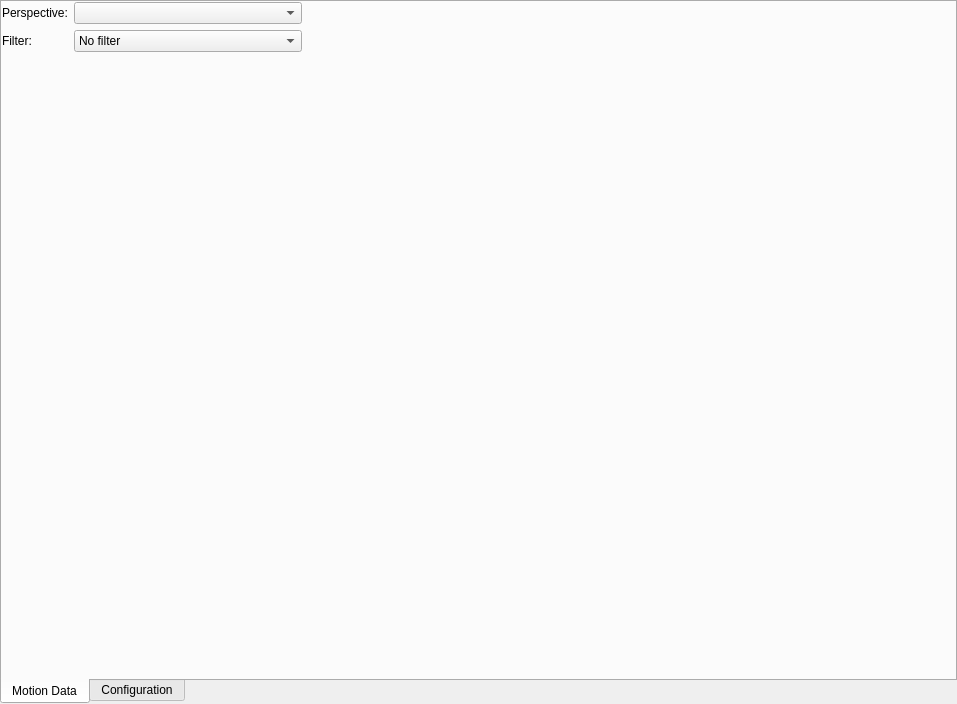
<?xml version="1.0" encoding="UTF-8"?>
<ui version="4.0">
 <class>DataSourceWidget</class>
 <widget class="QTabWidget" name="DataSourceWidget">
  <property name="geometry">
   <rect>
    <x>0</x>
    <y>0</y>
    <width>957</width>
    <height>704</height>
   </rect>
  </property>
  <property name="windowTitle">
   <string>TabWidget</string>
  </property>
  <property name="tabPosition">
   <enum>QTabWidget::South</enum>
  </property>
  <property name="currentIndex">
   <number>0</number>
  </property>
  <widget class="QWidget" name="motionDataTab">
   <attribute name="icon">
    <iconset resource="hmdbCommunicationIcons.qrc">
     <normaloff>:/hmdbCommunication/icons/zdalne.png</normaloff>:/hmdbCommunication/icons/zdalne.png</iconset>
   </attribute>
   <attribute name="title">
    <string>Motion Data</string>
   </attribute>
   <layout class="QHBoxLayout" name="horizontalLayout_3">
    <property name="margin">
     <number>0</number>
    </property>
    <item>
     <widget class="QWidget" name="dataViewWidget" native="true">
      <property name="sizePolicy">
       <sizepolicy hsizetype="Fixed" vsizetype="Preferred">
        <horstretch>0</horstretch>
        <verstretch>0</verstretch>
       </sizepolicy>
      </property>
      <property name="minimumSize">
       <size>
        <width>300</width>
        <height>0</height>
       </size>
      </property>
      <property name="maximumSize">
       <size>
        <width>300</width>
        <height>16777215</height>
       </size>
      </property>
      <layout class="QVBoxLayout" name="verticalLayout_6">
       <property name="margin">
        <number>0</number>
       </property>
       <item>
        <layout class="QHBoxLayout" name="horizontalLayout_5">
         <property name="sizeConstraint">
          <enum>QLayout::SetFixedSize</enum>
         </property>
         <item>
          <layout class="QFormLayout" name="formLayout_3">
           <item row="0" column="0">
            <widget class="QLabel" name="perspectiveLabel">
             <property name="text">
              <string>Perspective:</string>
             </property>
            </widget>
           </item>
           <item row="0" column="1">
            <widget class="QComboBox" name="perspectiveComboBox"/>
           </item>
           <item row="1" column="0">
            <widget class="QLabel" name="filterLabel">
             <property name="text">
              <string>Filter:</string>
             </property>
            </widget>
           </item>
           <item row="1" column="1">
            <widget class="QComboBox" name="filterComboBox">
             <item>
              <property name="text">
               <string>No filter</string>
              </property>
             </item>
            </widget>
           </item>
          </layout>
         </item>
        </layout>
       </item>
      </layout>
     </widget>
    </item>
    <item>
     <widget class="QWidget" name="patientCardPlaceholerWidget" native="true"/>
    </item>
    <item>
     <spacer name="horizontalSpacer_2">
      <property name="orientation">
       <enum>Qt::Horizontal</enum>
      </property>
      <property name="sizeHint" stdset="0">
       <size>
        <width>40</width>
        <height>20</height>
       </size>
      </property>
     </spacer>
    </item>
   </layout>
  </widget>
  <widget class="QWidget" name="configTab">
   <attribute name="icon">
    <iconset>
     <normaloff>:/hmdbCommunication/icons/OperacjeP.png</normaloff>:/hmdbCommunication/icons/OperacjeP.png</iconset>
   </attribute>
   <attribute name="title">
    <string>Configuration</string>
   </attribute>
   <layout class="QHBoxLayout" name="horizontalLayout_4">
    <item>
     <widget class="QWidget" name="configPlaceholderWidget" native="true">
      <property name="sizePolicy">
       <sizepolicy hsizetype="Fixed" vsizetype="Preferred">
        <horstretch>0</horstretch>
        <verstretch>0</verstretch>
       </sizepolicy>
      </property>
      <property name="minimumSize">
       <size>
        <width>260</width>
        <height>0</height>
       </size>
      </property>
      <property name="maximumSize">
       <size>
        <width>260</width>
        <height>16777215</height>
       </size>
      </property>
      <layout class="QVBoxLayout" name="verticalLayout_4">
       <property name="leftMargin">
        <number>9</number>
       </property>
       <property name="topMargin">
        <number>9</number>
       </property>
       <property name="rightMargin">
        <number>6</number>
       </property>
       <property name="bottomMargin">
        <number>6</number>
       </property>
       <item>
        <widget class="QToolBox" name="toolBox">
         <property name="sizePolicy">
          <sizepolicy hsizetype="Preferred" vsizetype="Fixed">
           <horstretch>0</horstretch>
           <verstretch>0</verstretch>
          </sizepolicy>
         </property>
         <property name="minimumSize">
          <size>
           <width>0</width>
           <height>300</height>
          </size>
         </property>
         <property name="maximumSize">
          <size>
           <width>16777215</width>
           <height>260</height>
          </size>
         </property>
         <property name="currentIndex">
          <number>0</number>
         </property>
         <widget class="QWidget" name="loginPage">
          <property name="geometry">
           <rect>
            <x>0</x>
            <y>0</y>
            <width>245</width>
            <height>192</height>
           </rect>
          </property>
          <attribute name="label">
           <string>Login</string>
          </attribute>
          <layout class="QVBoxLayout" name="verticalLayout">
           <item>
            <layout class="QFormLayout" name="formLayout">
             <item row="0" column="0">
              <widget class="QLabel" name="userLabel">
               <property name="sizePolicy">
                <sizepolicy hsizetype="Preferred" vsizetype="Preferred">
                 <horstretch>0</horstretch>
                 <verstretch>0</verstretch>
                </sizepolicy>
               </property>
               <property name="text">
                <string>User:</string>
               </property>
              </widget>
             </item>
             <item row="0" column="1">
              <widget class="QLineEdit" name="userEdit">
               <property name="sizePolicy">
                <sizepolicy hsizetype="Expanding" vsizetype="Fixed">
                 <horstretch>0</horstretch>
                 <verstretch>0</verstretch>
                </sizepolicy>
               </property>
              </widget>
             </item>
             <item row="1" column="0">
              <widget class="QLabel" name="passwordLabel">
               <property name="text">
                <string>Password:</string>
               </property>
              </widget>
             </item>
             <item row="1" column="1">
              <widget class="QLineEdit" name="passwordEdit">
               <property name="sizePolicy">
                <sizepolicy hsizetype="Expanding" vsizetype="Fixed">
                 <horstretch>0</horstretch>
                 <verstretch>0</verstretch>
                </sizepolicy>
               </property>
               <property name="echoMode">
                <enum>QLineEdit::Password</enum>
               </property>
              </widget>
             </item>
             <item row="2" column="1">
              <widget class="QCheckBox" name="rememberMeCheckBox">
               <property name="text">
                <string>Remember me</string>
               </property>
              </widget>
             </item>
            </layout>
           </item>
           <item>
            <layout class="QHBoxLayout" name="horizontalLayout">
             <item>
              <widget class="QPushButton" name="loginButton">
               <property name="sizePolicy">
                <sizepolicy hsizetype="Fixed" vsizetype="Fixed">
                 <horstretch>0</horstretch>
                 <verstretch>0</verstretch>
                </sizepolicy>
               </property>
               <property name="text">
                <string>Logon</string>
               </property>
               <property name="autoDefault">
                <bool>true</bool>
               </property>
               <property name="default">
                <bool>true</bool>
               </property>
              </widget>
             </item>
             <item>
              <spacer name="horizontalSpacer">
               <property name="orientation">
                <enum>Qt::Horizontal</enum>
               </property>
               <property name="sizeType">
                <enum>QSizePolicy::Expanding</enum>
               </property>
               <property name="sizeHint" stdset="0">
                <size>
                 <width>13</width>
                 <height>20</height>
                </size>
               </property>
              </spacer>
             </item>
             <item>
              <widget class="QPushButton" name="loginRecoveryButton">
               <property name="sizePolicy">
                <sizepolicy hsizetype="Fixed" vsizetype="Fixed">
                 <horstretch>0</horstretch>
                 <verstretch>0</verstretch>
                </sizepolicy>
               </property>
               <property name="text">
                <string>Login Recovery</string>
               </property>
              </widget>
             </item>
            </layout>
           </item>
           <item>
            <widget class="QCheckBox" name="localLogin">
             <property name="text">
              <string>Local login only</string>
             </property>
            </widget>
           </item>
           <item>
            <widget class="QProgressBar" name="loginProgressBar">
             <property name="sizePolicy">
              <sizepolicy hsizetype="Expanding" vsizetype="Fixed">
               <horstretch>0</horstretch>
               <verstretch>0</verstretch>
              </sizepolicy>
             </property>
             <property name="maximum">
              <number>0</number>
             </property>
             <property name="value">
              <number>-1</number>
             </property>
             <property name="textVisible">
              <bool>false</bool>
             </property>
             <property name="invertedAppearance">
              <bool>false</bool>
             </property>
            </widget>
           </item>
           <item>
            <spacer name="verticalSpacer">
             <property name="orientation">
              <enum>Qt::Vertical</enum>
             </property>
             <property name="sizeHint" stdset="0">
              <size>
               <width>20</width>
               <height>86</height>
              </size>
             </property>
            </spacer>
           </item>
          </layout>
         </widget>
         <widget class="QWidget" name="registrationPage">
          <property name="geometry">
           <rect>
            <x>0</x>
            <y>0</y>
            <width>194</width>
            <height>201</height>
           </rect>
          </property>
          <attribute name="label">
           <string>Registration</string>
          </attribute>
          <layout class="QVBoxLayout" name="verticalLayout_2">
           <item>
            <layout class="QFormLayout" name="formLayout_2">
             <item row="0" column="0">
              <widget class="QLabel" name="regLoginLabel">
               <property name="text">
                <string>Login:</string>
               </property>
              </widget>
             </item>
             <item row="0" column="1">
              <widget class="QLineEdit" name="regLoginEdit"/>
             </item>
             <item row="1" column="0">
              <widget class="QLabel" name="regPassLabel">
               <property name="text">
                <string>Password:</string>
               </property>
              </widget>
             </item>
             <item row="1" column="1">
              <widget class="QLineEdit" name="regPassEdit">
               <property name="echoMode">
                <enum>QLineEdit::Password</enum>
               </property>
              </widget>
             </item>
             <item row="2" column="0">
              <widget class="QLabel" name="regRepPassLabel">
               <property name="text">
                <string>Repeat password:</string>
               </property>
              </widget>
             </item>
             <item row="2" column="1">
              <widget class="QLineEdit" name="regRepPassEdit">
               <property name="echoMode">
                <enum>QLineEdit::Password</enum>
               </property>
              </widget>
             </item>
             <item row="3" column="0">
              <widget class="QLabel" name="nameLabel">
               <property name="text">
                <string>Name:</string>
               </property>
              </widget>
             </item>
             <item row="3" column="1">
              <widget class="QLineEdit" name="nameEdit">
               <property name="sizePolicy">
                <sizepolicy hsizetype="Expanding" vsizetype="Fixed">
                 <horstretch>0</horstretch>
                 <verstretch>0</verstretch>
                </sizepolicy>
               </property>
              </widget>
             </item>
             <item row="4" column="0">
              <widget class="QLabel" name="surnameLabel">
               <property name="text">
                <string>Surname:</string>
               </property>
              </widget>
             </item>
             <item row="4" column="1">
              <widget class="QLineEdit" name="surnameEdit">
               <property name="sizePolicy">
                <sizepolicy hsizetype="Expanding" vsizetype="Fixed">
                 <horstretch>0</horstretch>
                 <verstretch>0</verstretch>
                </sizepolicy>
               </property>
              </widget>
             </item>
             <item row="5" column="0">
              <widget class="QLabel" name="emailLabel">
               <property name="text">
                <string>E-mail:</string>
               </property>
              </widget>
             </item>
             <item row="5" column="1">
              <widget class="QLineEdit" name="emailEdit">
               <property name="sizePolicy">
                <sizepolicy hsizetype="Expanding" vsizetype="Fixed">
                 <horstretch>0</horstretch>
                 <verstretch>0</verstretch>
                </sizepolicy>
               </property>
              </widget>
             </item>
            </layout>
           </item>
           <item>
            <layout class="QHBoxLayout" name="horizontalLayout_2">
             <item>
              <widget class="QPushButton" name="sendRequestButton">
               <property name="sizePolicy">
                <sizepolicy hsizetype="Fixed" vsizetype="Fixed">
                 <horstretch>0</horstretch>
                 <verstretch>0</verstretch>
                </sizepolicy>
               </property>
               <property name="text">
                <string>Send request</string>
               </property>
              </widget>
             </item>
             <item>
              <spacer name="horizontalSpacer_3">
               <property name="orientation">
                <enum>Qt::Horizontal</enum>
               </property>
               <property name="sizeType">
                <enum>QSizePolicy::Preferred</enum>
               </property>
               <property name="sizeHint" stdset="0">
                <size>
                 <width>0</width>
                 <height>0</height>
                </size>
               </property>
              </spacer>
             </item>
             <item>
              <widget class="QProgressBar" name="registrationProgressBar">
               <property name="sizePolicy">
                <sizepolicy hsizetype="Expanding" vsizetype="Fixed">
                 <horstretch>0</horstretch>
                 <verstretch>0</verstretch>
                </sizepolicy>
               </property>
               <property name="maximum">
                <number>0</number>
               </property>
               <property name="value">
                <number>-1</number>
               </property>
               <property name="textVisible">
                <bool>false</bool>
               </property>
               <property name="invertedAppearance">
                <bool>false</bool>
               </property>
              </widget>
             </item>
            </layout>
           </item>
          </layout>
         </widget>
         <widget class="QWidget" name="activationPage">
          <property name="geometry">
           <rect>
            <x>0</x>
            <y>0</y>
            <width>194</width>
            <height>103</height>
           </rect>
          </property>
          <attribute name="label">
           <string>Activation</string>
          </attribute>
          <layout class="QVBoxLayout" name="verticalLayout_3">
           <item>
            <layout class="QFormLayout" name="formLayout_4">
             <item row="0" column="0">
              <widget class="QLabel" name="activationLoginLabel">
               <property name="text">
                <string>Login:</string>
               </property>
              </widget>
             </item>
             <item row="0" column="1">
              <widget class="QLineEdit" name="activationLoginEdit"/>
             </item>
             <item row="1" column="0">
              <widget class="QLabel" name="activationCodeLabel">
               <property name="text">
                <string>Activation Code:</string>
               </property>
              </widget>
             </item>
             <item row="1" column="1">
              <widget class="QLineEdit" name="activationCodeEdit"/>
             </item>
            </layout>
           </item>
           <item>
            <layout class="QHBoxLayout" name="horizontalLayout_6">
             <item>
              <widget class="QPushButton" name="activateButton">
               <property name="sizePolicy">
                <sizepolicy hsizetype="Fixed" vsizetype="Fixed">
                 <horstretch>0</horstretch>
                 <verstretch>0</verstretch>
                </sizepolicy>
               </property>
               <property name="text">
                <string>Activate</string>
               </property>
              </widget>
             </item>
             <item>
              <spacer name="horizontalSpacer_4">
               <property name="orientation">
                <enum>Qt::Horizontal</enum>
               </property>
               <property name="sizeType">
                <enum>QSizePolicy::Preferred</enum>
               </property>
               <property name="sizeHint" stdset="0">
                <size>
                 <width>0</width>
                 <height>0</height>
                </size>
               </property>
              </spacer>
             </item>
             <item>
              <widget class="QProgressBar" name="activationProgressBar">
               <property name="maximum">
                <number>0</number>
               </property>
               <property name="value">
                <number>-1</number>
               </property>
               <property name="textVisible">
                <bool>false</bool>
               </property>
               <property name="format">
                <string/>
               </property>
              </widget>
             </item>
            </layout>
           </item>
           <item>
            <spacer name="verticalSpacer_2">
             <property name="orientation">
              <enum>Qt::Vertical</enum>
             </property>
             <property name="sizeHint" stdset="0">
              <size>
               <width>20</width>
               <height>113</height>
              </size>
             </property>
            </spacer>
           </item>
          </layout>
         </widget>
         <widget class="QWidget" name="passwordResetPage">
          <property name="geometry">
           <rect>
            <x>0</x>
            <y>0</y>
            <width>101</width>
            <height>77</height>
           </rect>
          </property>
          <attribute name="label">
           <string>Password Reset</string>
          </attribute>
          <layout class="QVBoxLayout" name="verticalLayout_5">
           <item>
            <layout class="QHBoxLayout" name="horizontalLayout_7">
             <item>
              <widget class="QLabel" name="emailResetLabel">
               <property name="text">
                <string>E-mail:</string>
               </property>
              </widget>
             </item>
             <item>
              <widget class="QLineEdit" name="emailResetEdit"/>
             </item>
            </layout>
           </item>
           <item>
            <layout class="QHBoxLayout" name="horizontalLayout_8">
             <item>
              <widget class="QPushButton" name="resetButton">
               <property name="text">
                <string>Reset</string>
               </property>
              </widget>
             </item>
             <item>
              <spacer name="horizontalSpacer_5">
               <property name="orientation">
                <enum>Qt::Horizontal</enum>
               </property>
               <property name="sizeHint" stdset="0">
                <size>
                 <width>40</width>
                 <height>20</height>
                </size>
               </property>
              </spacer>
             </item>
            </layout>
           </item>
           <item>
            <spacer name="verticalSpacer_4">
             <property name="orientation">
              <enum>Qt::Vertical</enum>
             </property>
             <property name="sizeHint" stdset="0">
              <size>
               <width>20</width>
               <height>112</height>
              </size>
             </property>
            </spacer>
           </item>
          </layout>
         </widget>
        </widget>
       </item>
       <item>
        <spacer name="verticalSpacer_3">
         <property name="orientation">
          <enum>Qt::Vertical</enum>
         </property>
         <property name="sizeHint" stdset="0">
          <size>
           <width>20</width>
           <height>40</height>
          </size>
         </property>
        </spacer>
       </item>
      </layout>
     </widget>
    </item>
    <item>
     <widget class="QWidget" name="widget" native="true">
      <property name="sizePolicy">
       <sizepolicy hsizetype="Expanding" vsizetype="Expanding">
        <horstretch>0</horstretch>
        <verstretch>0</verstretch>
       </sizepolicy>
      </property>
     </widget>
    </item>
   </layout>
  </widget>
 </widget>
 <resources>
  <include location="../../../coreui/ui/CoreIcons.qrc"/>
  <include location="hmdbCommunicationIcons.qrc"/>
  <include location="../../../hmm_view/ui/hmmViewIcons.qrc"/>
 </resources>
 <connections>
  <connection>
   <sender>loginButton</sender>
   <signal>clicked()</signal>
   <receiver>DataSourceWidget</receiver>
   <slot>onLogin()</slot>
   <hints>
    <hint type="sourcelabel">
     <x>68</x>
     <y>123</y>
    </hint>
    <hint type="destinationlabel">
     <x>466</x>
     <y>416</y>
    </hint>
   </hints>
  </connection>
  <connection>
   <sender>loginRecoveryButton</sender>
   <signal>clicked()</signal>
   <receiver>DataSourceWidget</receiver>
   <slot>onLoginRecovery()</slot>
   <hints>
    <hint type="sourcelabel">
     <x>198</x>
     <y>123</y>
    </hint>
    <hint type="destinationlabel">
     <x>466</x>
     <y>416</y>
    </hint>
   </hints>
  </connection>
  <connection>
   <sender>sendRequestButton</sender>
   <signal>clicked()</signal>
   <receiver>DataSourceWidget</receiver>
   <slot>onRegistration()</slot>
   <hints>
    <hint type="sourcelabel">
     <x>68</x>
     <y>176</y>
    </hint>
    <hint type="destinationlabel">
     <x>466</x>
     <y>416</y>
    </hint>
   </hints>
  </connection>
  <connection>
   <sender>perspectiveComboBox</sender>
   <signal>currentIndexChanged(int)</signal>
   <receiver>DataSourceWidget</receiver>
   <slot>onPerspectiveChange(int)</slot>
   <hints>
    <hint type="sourcelabel">
     <x>122</x>
     <y>31</y>
    </hint>
    <hint type="destinationlabel">
     <x>466</x>
     <y>416</y>
    </hint>
   </hints>
  </connection>
  <connection>
   <sender>filterComboBox</sender>
   <signal>currentIndexChanged(int)</signal>
   <receiver>DataSourceWidget</receiver>
   <slot>onFilterChange(int)</slot>
   <hints>
    <hint type="sourcelabel">
     <x>122</x>
     <y>57</y>
    </hint>
    <hint type="destinationlabel">
     <x>466</x>
     <y>416</y>
    </hint>
   </hints>
  </connection>
  <connection>
   <sender>activateButton</sender>
   <signal>clicked()</signal>
   <receiver>DataSourceWidget</receiver>
   <slot>onActivate()</slot>
   <hints>
    <hint type="sourcelabel">
     <x>67</x>
     <y>196</y>
    </hint>
    <hint type="destinationlabel">
     <x>466</x>
     <y>416</y>
    </hint>
   </hints>
  </connection>
  <connection>
   <sender>localLogin</sender>
   <signal>clicked()</signal>
   <receiver>DataSourceWidget</receiver>
   <slot>connectionModeChanged()</slot>
   <hints>
    <hint type="sourcelabel">
     <x>142</x>
     <y>169</y>
    </hint>
    <hint type="destinationlabel">
     <x>466</x>
     <y>416</y>
    </hint>
   </hints>
  </connection>
  <connection>
   <sender>resetButton</sender>
   <signal>clicked()</signal>
   <receiver>DataSourceWidget</receiver>
   <slot>onPasswordReset()</slot>
   <hints>
    <hint type="sourcelabel">
     <x>67</x>
     <y>197</y>
    </hint>
    <hint type="destinationlabel">
     <x>466</x>
     <y>416</y>
    </hint>
   </hints>
  </connection>
 </connections>
 <slots>
  <slot>onLogin()</slot>
  <slot>onLoginRecovery()</slot>
  <slot>onRegistration()</slot>
  <slot>onFilterChange(int)</slot>
  <slot>onPerspectiveChange(int)</slot>
  <slot>onFilterAdd()</slot>
  <slot>onFilterRemove()</slot>
  <slot>onFilterEdit()</slot>
  <slot>perspectiveContextMenu(QPoint)</slot>
  <slot>onActivate()</slot>
  <slot>connectionModeChanged()</slot>
  <slot>onPasswordReset()</slot>
 </slots>
</ui>
